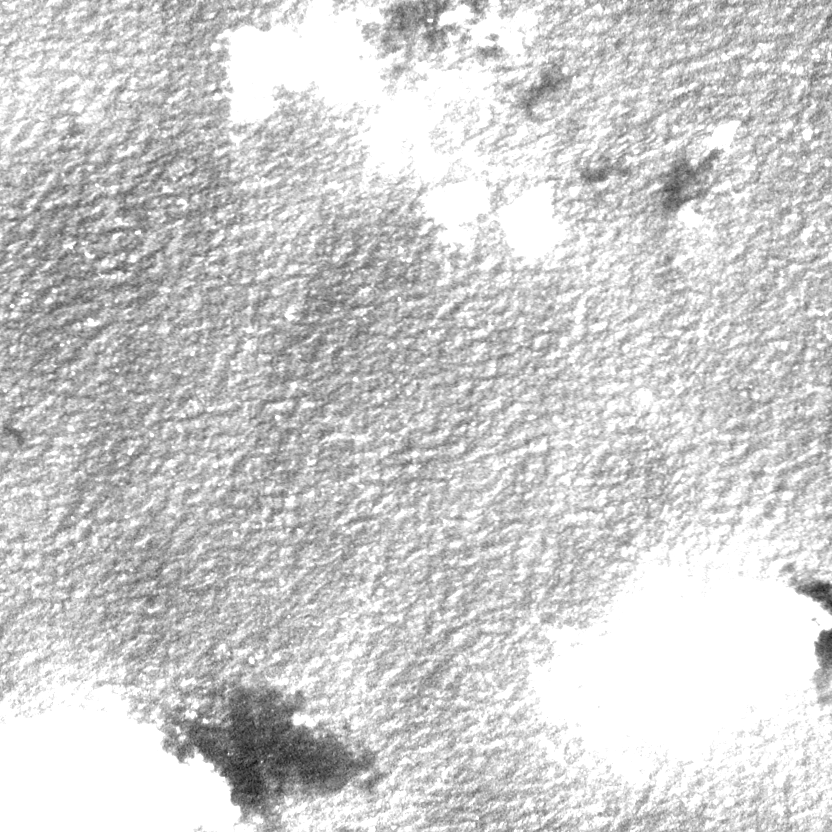
#> input picture adjusted_image/ajusted_image0.png, 832 x 832 px, given as the content of the folder origin_image, which was not available
$ python adjust_image.py
#> lines starting #> are read from the running program, lines starting #| are printed output that depends on the picture; pictures that were not available may be replaced by others from this repository, and a replacement may not be noted
import cv2
import os

# 读取图像
def image_adjust(image_path):

#> called with image_path = 'origin_image/ajusted_image0.png'
    image_path = image_path
    image = cv2.imread(image_path, 0)  # 以灰度模式读取图像
#> image is the input picture: shape (832, 832); min 21, max 255, mean 205.8
    image_name = image_path.split('\\')[-1]

    # 调整对比度和亮度
    alpha = 1.2  # 对比度增强因子
    beta = 20  # 亮度增强因子
    adjusted_image = cv2.convertScaleAbs(image, alpha=alpha, beta=beta)
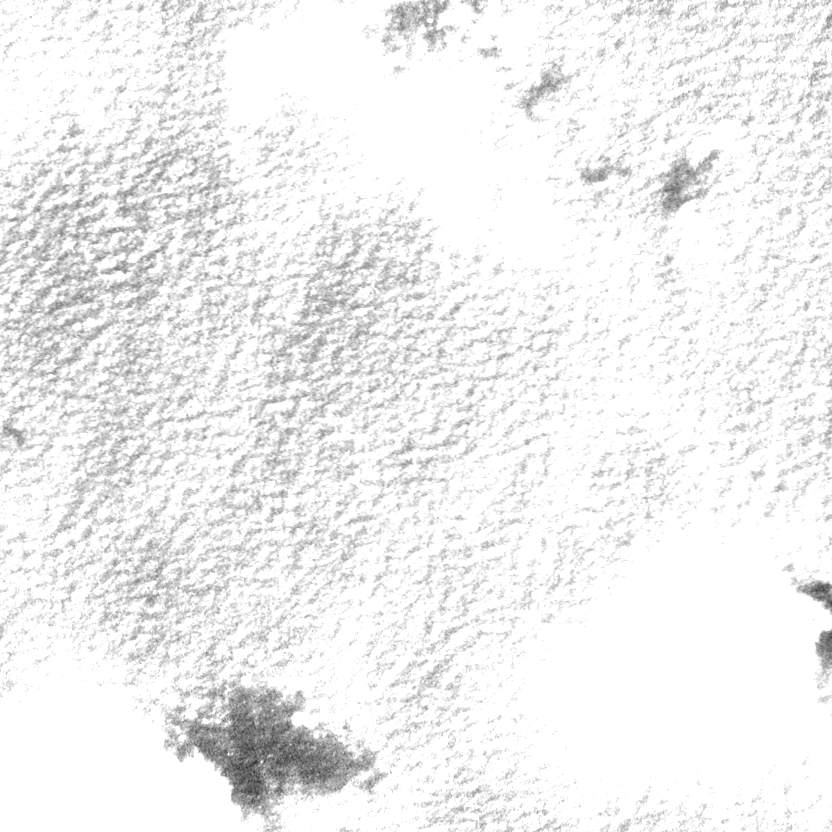
#> adjusted_image: shape (832, 832); min 45, max 255, mean 240.4
    adjusted_image2 = adjusted_image

    # 直方图均衡化
    equalized_image = cv2.equalizeHist(adjusted_image)
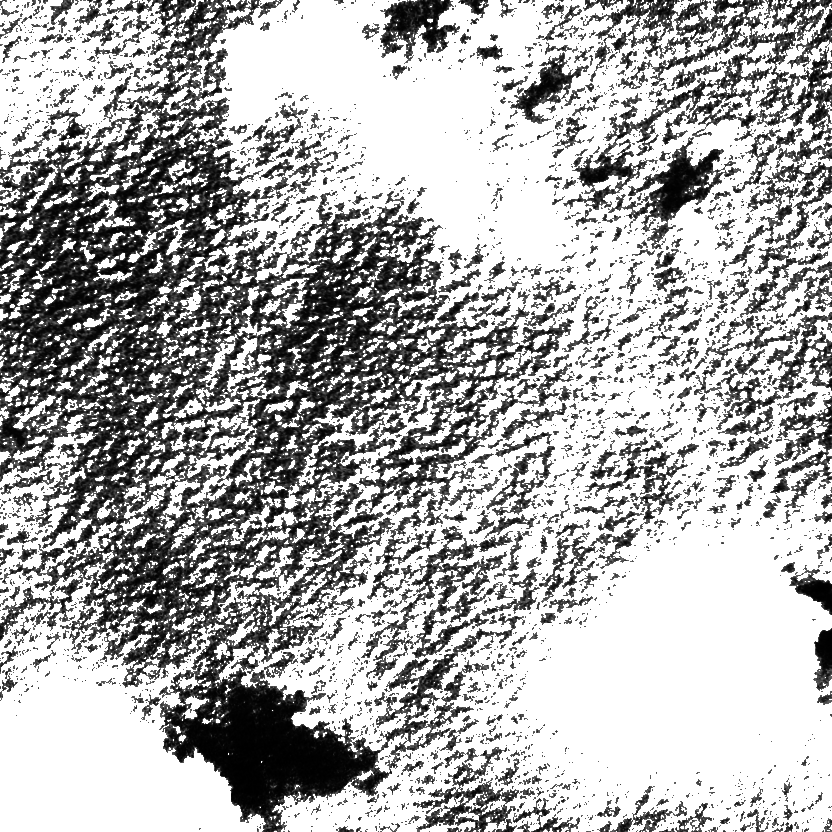
#> equalized_image: shape (832, 832); min 0, max 255, mean 173.4

    # 滤波操作
    kernel_size = 3  # 滤波器大小
    blurred_image = cv2.GaussianBlur(equalized_image, (kernel_size, kernel_size), 0)
    blurred_image2 = cv2.GaussianBlur(adjusted_image2, (kernel_size, kernel_size), 0)

    # 显示结果 并 保存图像
    # cv2.imshow("adjusted_image", adjusted_image)
    # if there not existing the folder then create a new one
    if not os.path.exists("adjusted_image"):
        os.mkdir("adjusted_image")
    cv2.imwrite(f"adjusted_image/ajusted_{image_name}", adjusted_image)


    # cv2.imshow("equalized_image", equalized_image)
    if not os.path.exists("equalized_image"):
        os.mkdir("equalized_image")
    cv2.imwrite(f"equalized_image/ajusted_{image_name}", equalized_image)

    # cv2.imshow("blurred_image", blurred_image)
    if not os.path.exists("blurred_image"):
        os.mkdir("blurred_image")
    cv2.imwrite(f"blurred_image/ajusted_{image_name}", blurred_image)

    # cv2.imshow("blurred_image(no equalized)", blurred_image2)
    if not os.path.exists("blurred_image(no equalized)"):
        os.mkdir("blurred_image(no equalized)")
    cv2.imwrite(f"blurred_image(no equalized)/ajusted_{image_name}", blurred_image2)

    # cv2.waitKey(0)
    # cv2.destroyAllWindows()

image_foler = "origin_image"
for image in os.listdir(image_foler):
    image_path = os.path.join(image_foler, image)
    print(image_path)
    image_adjust(image_path)

# image_adjust("origin_image/image1.png")

$ run again, on adjusted_image/ajusted_image4.png
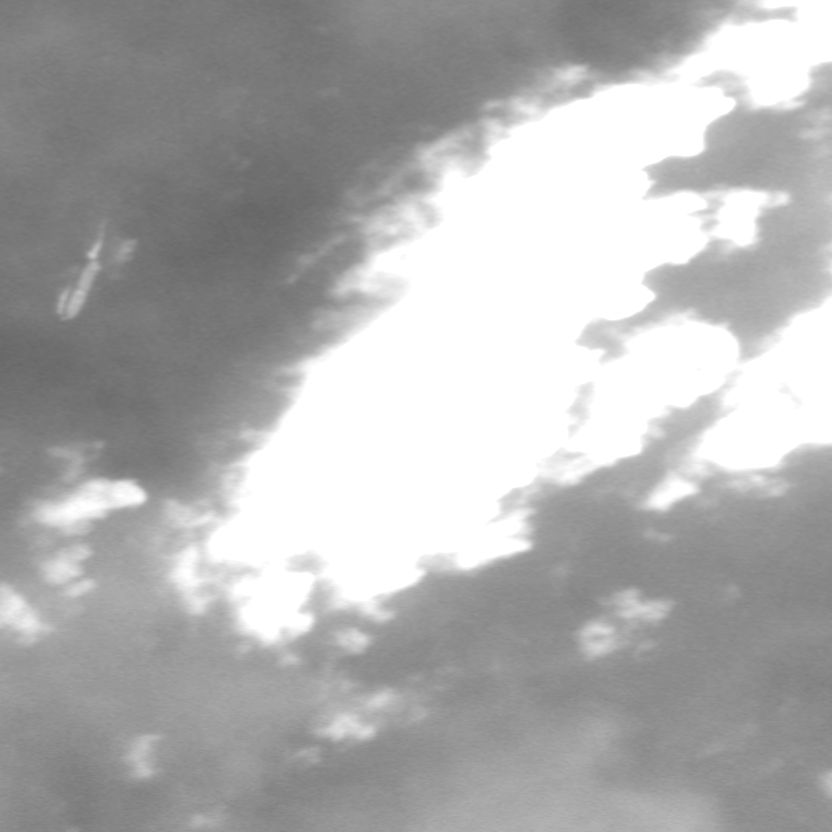
#> input picture adjusted_image/ajusted_image4.png, 832 x 832 px, given as the content of the folder origin_image, which was not available
#> in image_adjust, image is the input picture: shape (832, 832); min 102, max 255, mean 175.6
#> in image_adjust, `adjusted_image = cv2.convertScaleAbs(image, alpha=alpha, beta=beta)`:
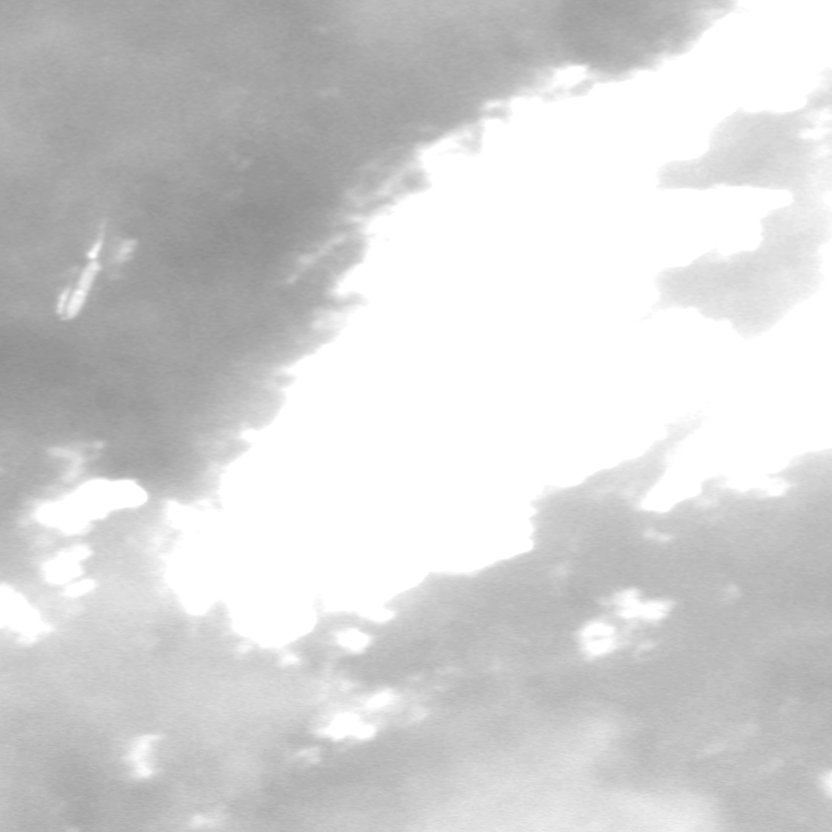
#> adjusted_image: shape (832, 832); min 142, max 255, mean 211.7
#> in image_adjust, `equalized_image = cv2.equalizeHist(adjusted_image)`:
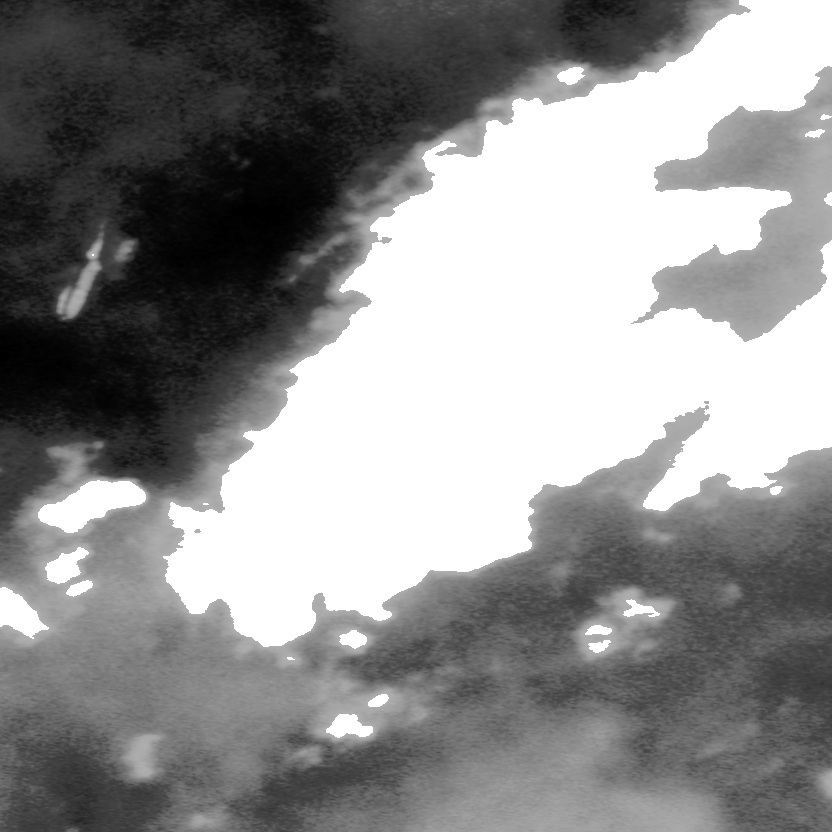
#> equalized_image: shape (832, 832); min 0, max 255, mean 141

$ run again, on adjusted_image/ajusted_image5.png
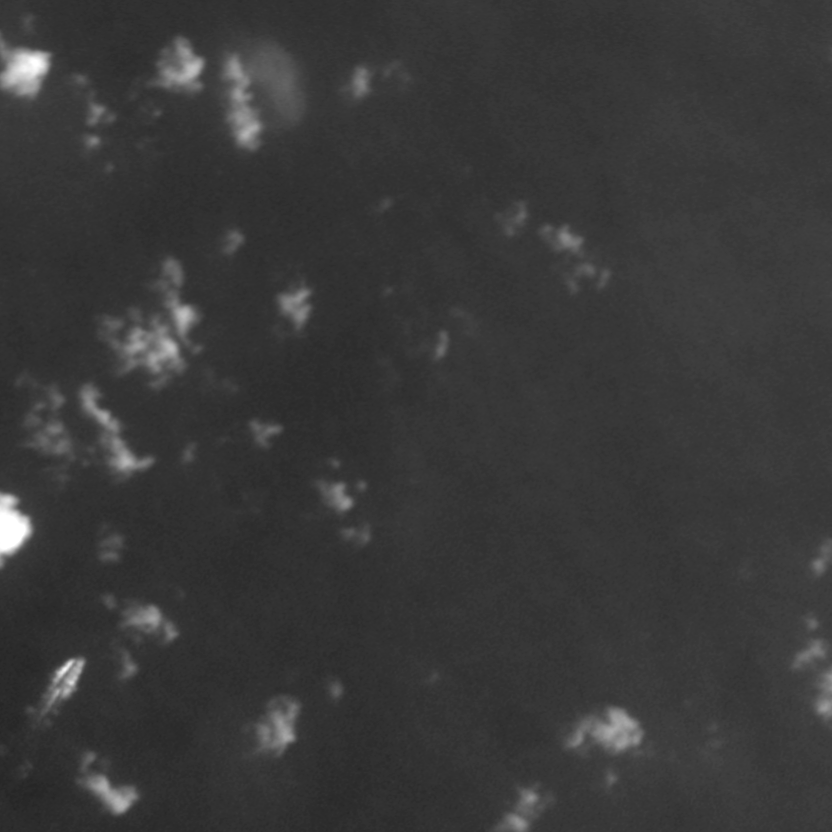
#> input picture adjusted_image/ajusted_image5.png, 832 x 832 px, given as the content of the folder origin_image, which was not available
#> in image_adjust, image is the input picture: shape (832, 832); min 36, max 255, mean 56.9
#> in image_adjust, `adjusted_image = cv2.convertScaleAbs(image, alpha=alpha, beta=beta)`:
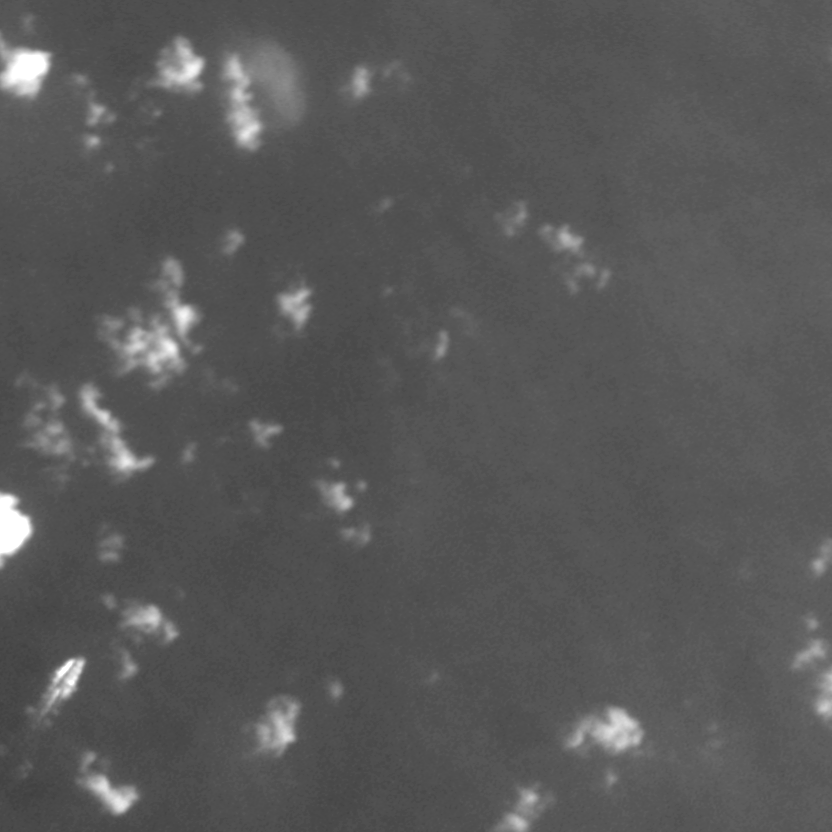
#> adjusted_image: shape (832, 832); min 63, max 255, mean 88.1
#> in image_adjust, `equalized_image = cv2.equalizeHist(adjusted_image)`:
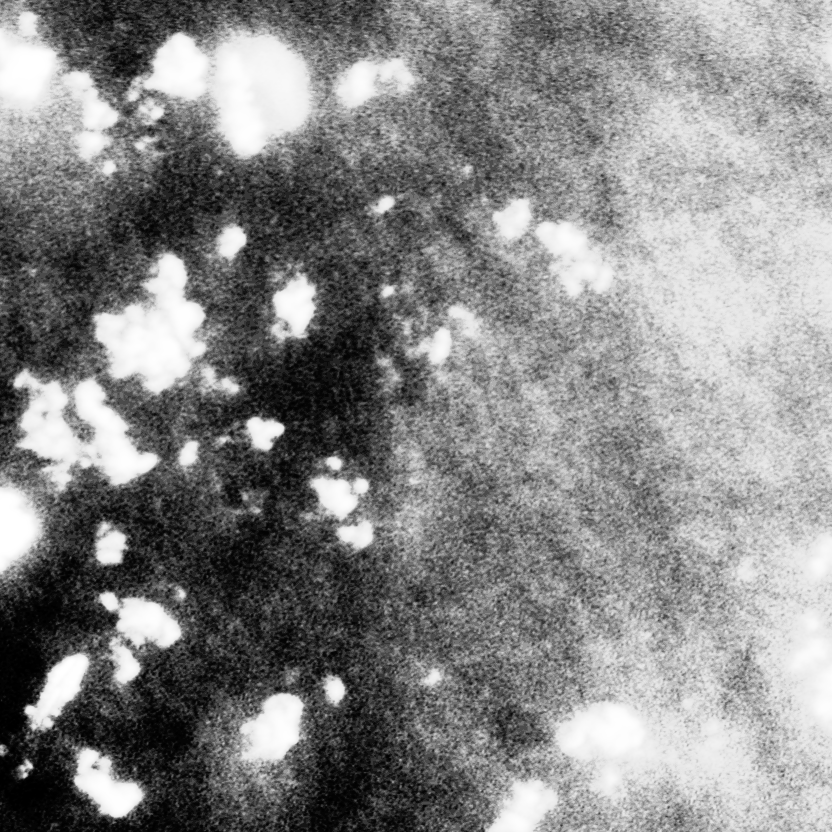
#> equalized_image: shape (832, 832); min 0, max 255, mean 135.1
